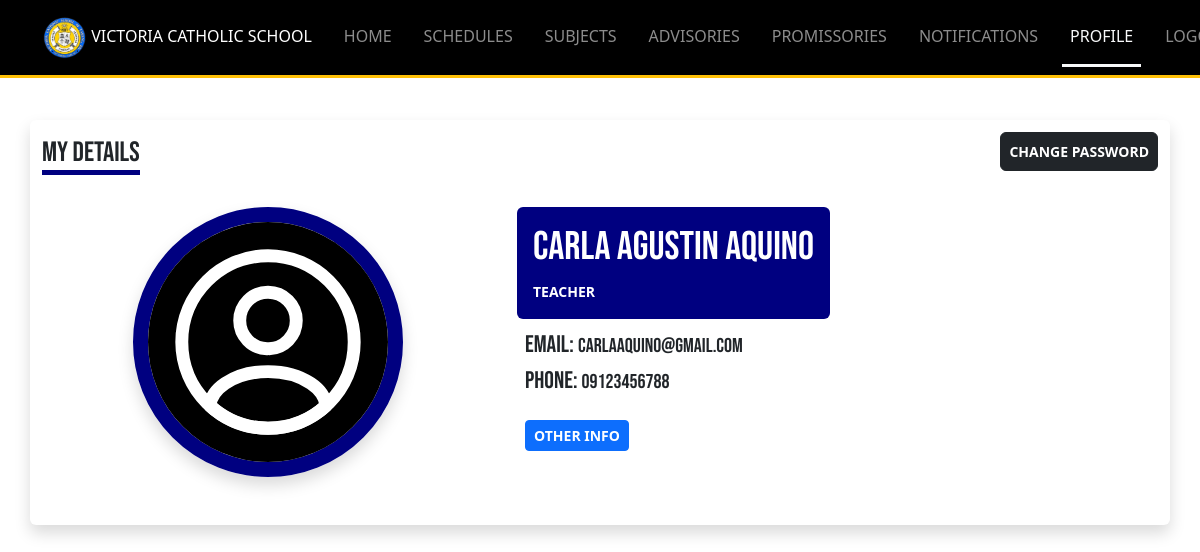
Screenshot of /Resources/views/teacher/profiles.php (signed in) with the database file from the repository.
### tables this page shows
CREATE TABLE `users` (
  `id` int(11) NOT NULL,
  `role` varchar(255) DEFAULT NULL,
  `school_number` varchar(255) DEFAULT NULL,
  `first_name` varchar(255) DEFAULT NULL,
  `middle_name` varchar(255) DEFAULT NULL,
  `last_name` varchar(255) DEFAULT NULL,
  `email` varchar(255) DEFAULT NULL,
  `phone` varchar(20) DEFAULT NULL,
  `lrn` varchar(20) DEFAULT NULL,
  `is_locked` tinyint(1) DEFAULT 0,
  `login_attempts` int(11) NOT NULL DEFAULT 0,
  `gender` enum('Male','Female') DEFAULT NULL,
  `birthday` date DEFAULT NULL,
  `street_no` varchar(100) DEFAULT NULL,
  `street` varchar(255) DEFAULT NULL,
  `village` varchar(500) DEFAULT NULL,
  `barangay` varchar(255) DEFAULT NULL,
  `city_municipality` varchar(500) DEFAULT NULL,
  `province` varchar(255) DEFAULT NULL,
  `zip_code` varchar(100) DEFAULT NULL,
  `occupation` varchar(255) DEFAULT NULL,
  `guardian_type` enum('mother','father','guardian') DEFAULT NULL,
  `password` varchar(255) DEFAULT NULL,
  `remember_token` varchar(100) DEFAULT NULL,
  `created_at` timestamp NOT NULL DEFAULT current_timestamp(),
  `updated_at` timestamp NOT NULL DEFAULT current_timestamp() ON UPDATE current_timestamp()
);

### Middleware/CheckIfTeacher.php (called while the page is built, shortened)
<?php
require_once $_SERVER['DOCUMENT_ROOT']."/Connections/DB_connection.php";
$role = 'teacher';
$stmt = $conn->prepare("SELECT * FROM users WHERE role = ? AND id = ?");
$stmt->bind_param("si", $role, $_SESSION['id']);
$stmt->execute();
$result = $stmt->get_result();
$auth = $result->fetch_assoc();

### Resources/views/teacher/profiles.php (the view, shortened to what this page needs)
<?php
require_once $_SERVER['DOCUMENT_ROOT']."/Middleware/CheckIfLoggedIn.php";
require_once $_SERVER['DOCUMENT_ROOT']."/Middleware/CheckIfTeacher.php";
require_once "../includes/header_layout.php";
?>
<body>
    <?php
        include "includes/navbar.php";
     ?>
    <div class="container mt-5">
        <div class="row justify-content-center bg-white rounded shadow pb-5">
            <div class="col-12 d-flex justify-content-between align-items-center">
                <h3 class="bebas-font mt-3 border-bottom-navy">MY DETAILS</h3>
                <a href="update-my-password.php" class="btn btn-dark btn-sm fw-bold py-2 rounded">CHANGE PASSWORD</a>
            </div>
            <div class="col-lg-5 d-flex justify-content-center mt-4">
                <img src="../../images/profile.svg" class="shadow profile-design" >
            </div>
            <div class="col-lg-7 mt-4">
                <span class="bg-primary d-block d-lg-inline-block p-3 rounded">
                    <h1 class="bebas-font text-white text-uppercase"><?php echo $auth['first_name']." ".$auth['middle_name']." ".$auth['last_name'] ?> </h1>
                    <small class="text-white fw-bold"> TEACHER </small>
                </span>
                <span class="mt-1 p-2 d-block">
                    <span class="d-block">
                        <h4 class="bebas-font text-dark d-inline-block">Email:</h4>
                        <h5 class="bebas-font d-inline-block text-uppercase"><?php echo $auth['email'] ?></h5>
                    </span>
                    <span class="d-block">
                        <h4 class="bebas-font text-dark d-inline-block">Phone:</h4>
                        <h5 class="bebas-font d-inline-block"><?php echo $auth['phone'] ?></h5>
                    </span>
                    <span class="d-block mt-3">
                        <button class="btn btn-sm btn-primary fw-bold" data-bs-target="#otherInfo" data-bs-toggle="modal">OTHER INFO</button>
                    </span>
                </span>
            </div>
        </div>
    </div>
</body>
<?php
	require_once "../includes/includes_scripts.php";
?>

### Resources/css/style.css (style rules this page uses)
.profile-design { border-radius: 50%; object-fit: cover; width: 270px; height: 270px; border: 15px navy solid; }
.bebas-font { font-family: 'Bebas Neue', sans-serif; }
.border-bottom-navy { border-bottom: 5px solid navy !important; width: fit-content; }
.bg-primary { background-color: navy !important; }

### rows the page displays
users: first_name "CARLA", middle_name "AGUSTIN", last_name "AQUINO", email "CARLAAQUINO@GMAIL.COM", phone "09123456788"
